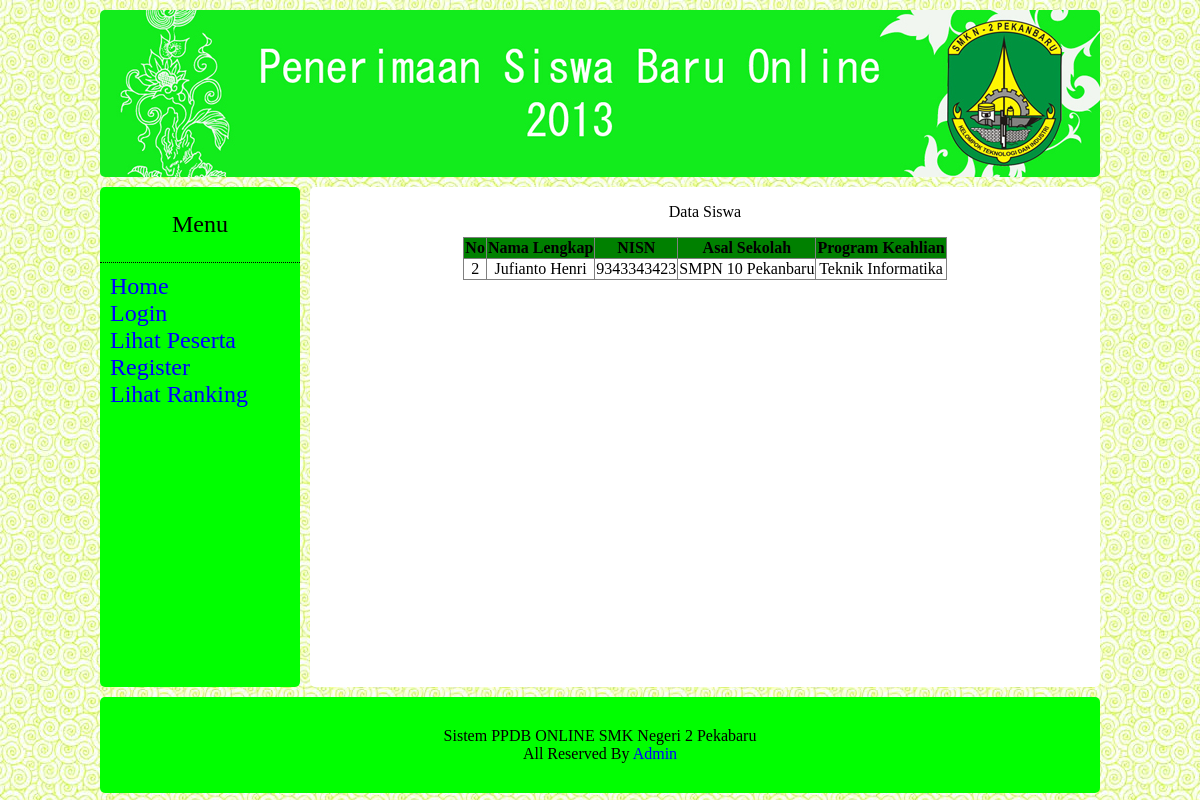
/pencarian.php?cari=Jufianto Henri, run on the app's committed database.
### tables this page shows
CREATE TABLE IF NOT EXISTS `daftar` (
  `no` int(3) NOT NULL,
  `passw` varchar(7) NOT NULL,
  `nama_lengkap` varchar(50) NOT NULL,
  `nisn` varchar(10) NOT NULL,
  `alamat` varchar(250) NOT NULL,
  `no_telp` varchar(12) NOT NULL,
  `sekolah_asal` varchar(20) NOT NULL,
  `keterangan` varchar(20) NOT NULL,
  `prodi` varchar(25) NOT NULL,
  PRIMARY KEY (`no`)
);

### pencarian.php (the view, shortened to what this page needs)
<!DOCTYPE html PUBLIC "-//W3C//DTD XHTML 1.0 Transitional//EN" "http://www.w3.org/TR/xhtml1/DTD/xhtml1-transitional.dtd">
<html xmlns="http://www.w3.org/1999/xhtml">
<head>
<link href="style.css" rel="stylesheet" type="text/css" />
</head>
<body bgcolor="#0066FF">
<center>
<div id="site">
	<div id="header">
	  <img src="image/header_ppdb.jpg"/>
	</div>
	<div id="menu" align="left">
	  <p align="center">Menu</p>
      <ul>
      <li><a href="index.php">Home</a></li>
	  <li><a href="login_peserta.php">Login</a></li>
      <li><a href="data2.php">Lihat Peserta</a></li>
	  <li><a href="daftar.php">Register</a></li>
      <li><a href="tabel_urut.php">Lihat Ranking</a></li>
      </ul>
	</div>
    <div id="main">
<?php
$cari = $_GET['cari'];
$sql = "select * from daftar where nama_lengkap like '%$cari%' or nisn like '%$cari%'";
$result = mysql_query($sql);
if(mysql_num_rows($result) > 0){
?>
<p align=center>Data Siswa</p>
<table border="1" align="center" id="tabel">
<tr>
<th bgcolor="green" >No</th>
<th bgcolor="green">Nama Lengkap</th>
<th bgcolor="green">NISN</th>
<th bgcolor="green">Asal Sekolah</th>
<th bgcolor="green">Program Keahlian</th>
</tr>
<?php
while($row= mysql_fetch_array($result)){?>
<tr>
<td><?php echo $row['no'];?></td>
<td><?php echo $row['nama_lengkap'];?></td>
<td><?php echo $row['nisn'];?></td>
<td><?php echo $row['sekolah_asal'];?></td>
<td><?php echo $row['prodi'];?></td>
</tr>
<?php } ?>
</table>
<?php
}else{
?>
<br> <br>
<br><?php
echo 'Data not found!';
echo mysql_error();
}
?>
    </div>
    <div id="footer">
    Sistem PPDB ONLINE SMK Negeri 2 Pekabaru<br />
    All Reserved By <a href="login.php">Admin</a>
    </div>
</div>
</center>
</body>
</html>

### style.css (style rules this page uses)
body { background:url(image/3.jpg); }
#site { float:inherit; width:1000px; font-family:"Palatino Linotype","tahoma"; }
#header { float:inherit; margin-top:30px; width:auto; margin-bottom:10px; margin-top:10px; border-radius:5px; -moz-border-radius:5px; overflow:hidden; }
#menu { background-color:#0F0; height:500px; width:200px; float:left; border-radius:5px; -moz-border-radius:5px; margin-bottom:10px; font-family:"Palatino Linotype","tahoma"; font-size:24px; }
#footer { background-color:#0F0; float:none; width:940px; clear:both; border-radius:5px; -moz-border-radius:5px; padding:30px; fixed; }
#main { width:790px; background-color:#FFF; height:500px; float:left; margin-left:10px; border-radius:5px; -moz-border-radius:5px; overflow:scroll; }
#menu ul { list-style-type:none; margin:0px; padding:10px; border-top-style:dotted; border-top-width:thin; }
a:link { color:blue; text-decoration:none; }
#tabel { border-collapse:collapse; font-family:"Palatino Linotype","tahoma"; font-size:16px; text-align:center; }

### data on the page
daftar: no "2", nama_lengkap "Jufianto Henri", nisn "9343343423", sekolah_asal "SMPN 10 Pekanbaru", prodi "Teknik Informatika"
